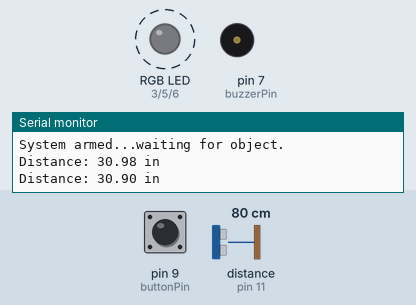
This sketch was run on a simulated Arduino Uno, built with avr-gcc and run on an emulated ATmega328P. Parts: an RGB LED mixed from three pins (HIGH = lit), buzzer (waves = sounding), the last lines printed to the serial monitor. Wiring (inferred from the names in the program): ultrasonic range finder: trigger pin 11; echo pin 11. Dashed ring = blinking. Inputs (shaded band) come from the test bench; at power-on: distance to the obstacle (sensor on pin 11) 80 cm, pin 9 (buttonPin) LOW. The echo pulse lasts 58.3 µs per cm.

Above: at 1.8 s.
1.9 s: distance to the obstacle (sensor on pin 11) set to 29 cm
5.4 s: distance to the obstacle (sensor on pin 11) set to 24 cm
At 6.4 s:
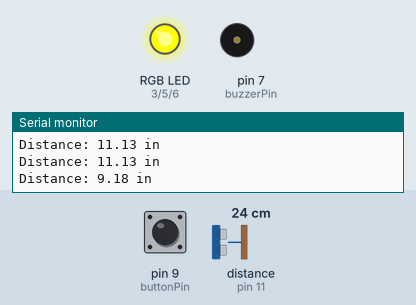
At 7.13 s:
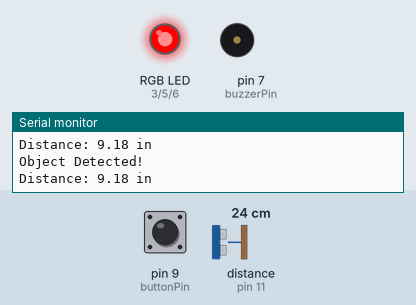
Timing chart, 0 to 15.1 s (numbered marks = the images above; inputs shaded):
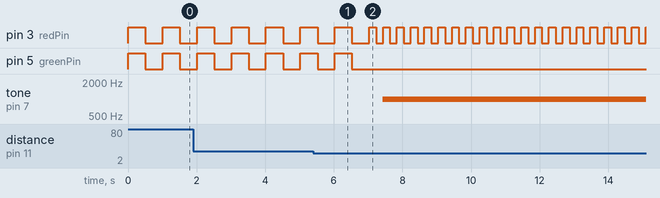

The sketch:

proximity_alarm-3pin-ultrasonic-sensor.ino
```cpp
// Ultrasonic sensor (3-pin)
const int ultrasonicPin = 11;

// Distance threshold in inches
float distanceThreshold = 10;

// Duration for pulseIn
long duration;

// Distance in inches
float inches;

// Tracks whether the alarm is currently active
bool alarmTriggered = false;

// RGB LED, buzzer, button
const int redPin = 3;
const int greenPin = 5;
const int bluePin = 6;

const int buzzerPin = 7;

const int buttonPin = 9;

// -----------------------------------------------------------------------------

void setup()
{
  Serial.begin(9600);

  // Set up pins
  pinMode(redPin, OUTPUT);
  pinMode(greenPin, OUTPUT);
  pinMode(bluePin, OUTPUT);

  pinMode(buzzerPin, OUTPUT);

  pinMode(buttonPin, INPUT);

  Serial.println("System armed...waiting for object.");
}

void loop()
{
  // Send pulse to ultrasonic sensor
  pinMode(ultrasonicPin, OUTPUT);
  digitalWrite(ultrasonicPin, LOW);
  delayMicroseconds(5);
  digitalWrite(ultrasonicPin, HIGH);
  delayMicroseconds(10);
  digitalWrite(ultrasonicPin, LOW);

  // Now wait for response
  pinMode(ultrasonicPin, INPUT);
  duration = pulseIn(ultrasonicPin, HIGH);

  // Calculate distance in inches
  inches = (duration * 0.0133) / 2;

  Serial.print("Distance: ");
  Serial.print(inches);
  Serial.println(" in");

  if (!alarmTriggered) {
    // If alarm is not triggered, blink yellow while waiting
    blinkYellow();

    // If object is within threshold, activate alarm
    if (inches < distanceThreshold) {
      Serial.println("Object Detected!");
      alarmTriggered = true;
    }
  }
  else {
    // alarm IS triggered
    flashRed();
    tone(buzzerPin, 1000);
    Serial.println("Alarm triggered.");

    // Check if button is pressed to deactivate
    if (digitalRead(buttonPin) == HIGH) {
      noTone(buzzerPin);
      alarmTriggered = false;
      Serial.println("Alarm deactivated.");

      // Wait until object moves away
      while (inches < distanceThreshold) {
        // Repeat pulse to check if it's gone
        pinMode(ultrasonicPin, OUTPUT);
        digitalWrite(ultrasonicPin, LOW);
        delayMicroseconds(5);
        digitalWrite(ultrasonicPin, HIGH);
        delayMicroseconds(10);
        digitalWrite(ultrasonicPin, LOW);
        pinMode(ultrasonicPin, INPUT);
        duration = pulseIn(ultrasonicPin, HIGH);
        inches = (duration * 0.0133) / 2;

        delay(100);
      }

      Serial.println("System re-armed.");

      delay(1000);
    }
  }
}

void setColor(int red, int green, int blue) {
  analogWrite(redPin, red);
  analogWrite(greenPin, green);
  analogWrite(bluePin, blue);
}

void blinkYellow()
{
  setColor(255, 255, 0);
  delay(500);
  setColor(0, 0, 0);
  delay(500);
}

void flashRed()
{
  setColor(255, 0, 0);
  delay(200);
  setColor(0, 0, 0);
  delay(200);
}
```

Measured:
- the behaviour switches between 27 and 26 cm on distance to the obstacle (sensor on pin 11) (found by bisection; images 0 and 1)
- after the input at 5.4 s, pin 5 (greenPin): goes on until 6.5 s, then stays LOW; tone on pin 7 (buzzerPin): silent → 1000 Hz after 2.0 s
- by itself, pin 5 (greenPin): alternates HIGH for 0.50 s and LOW for 0.50 s
